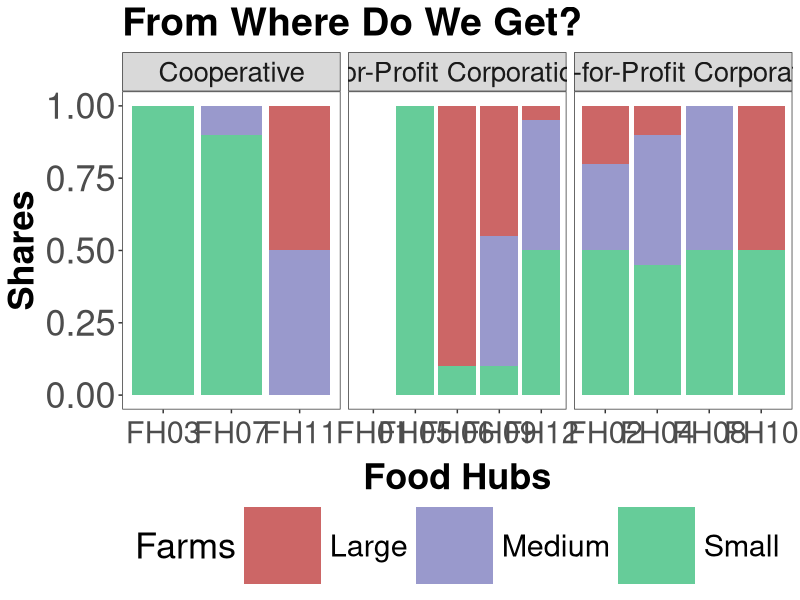
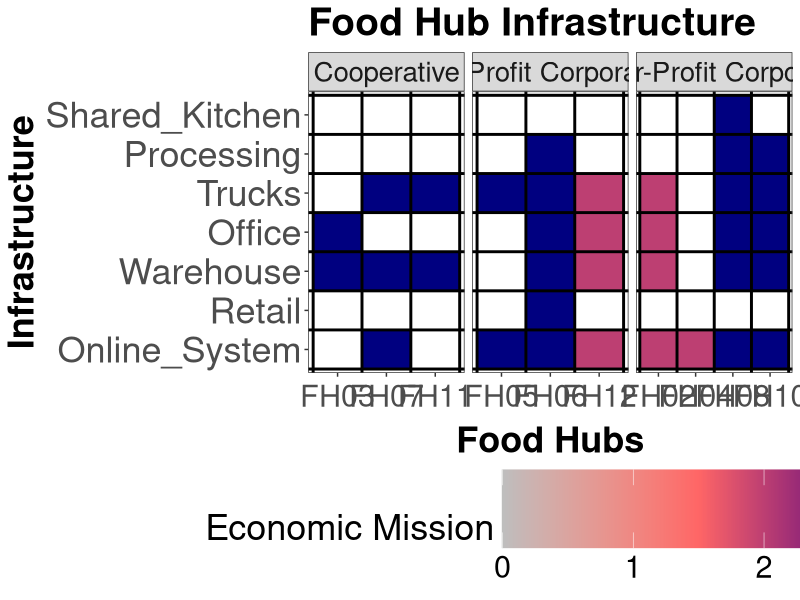
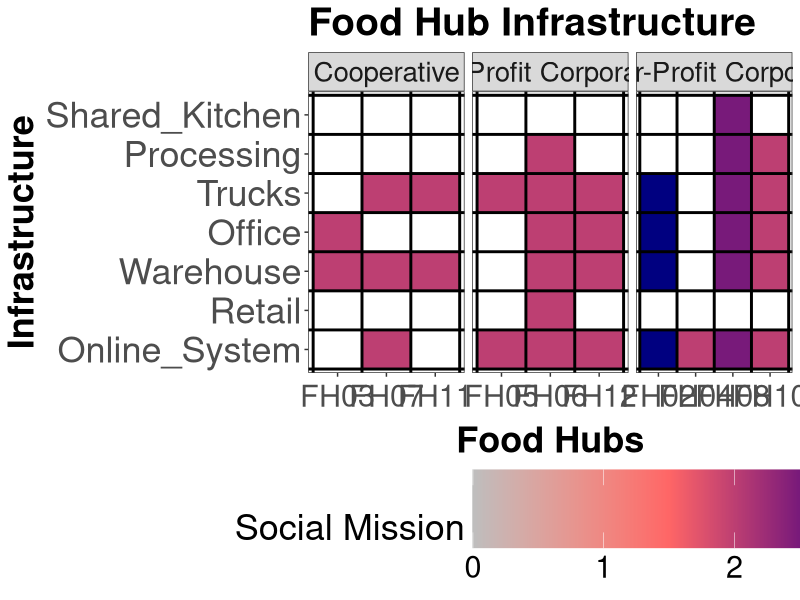
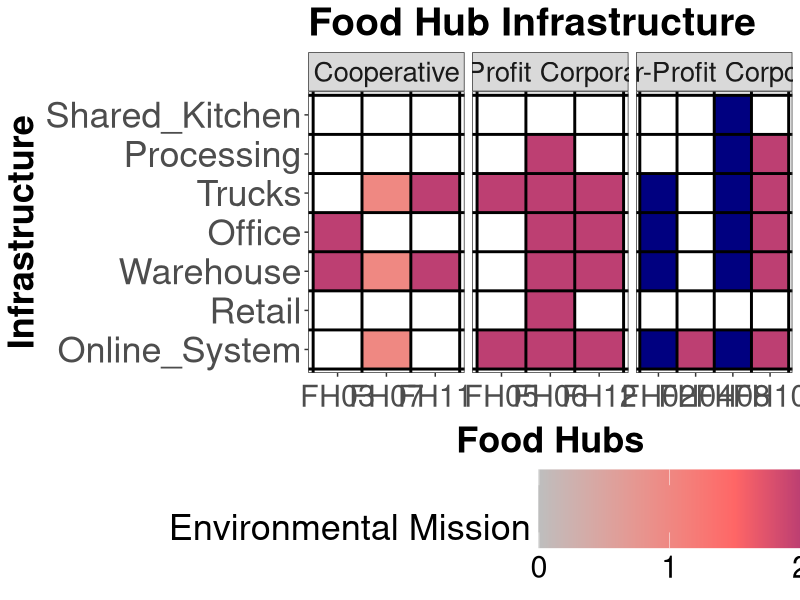
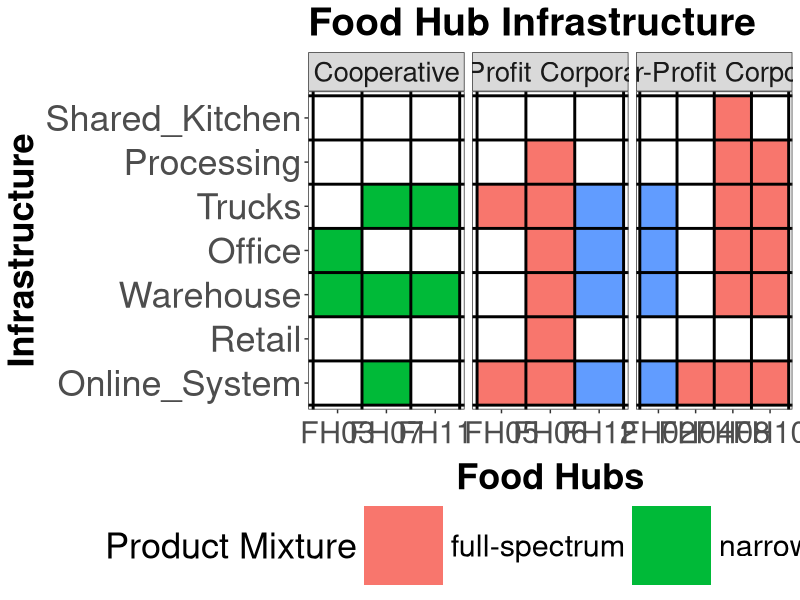
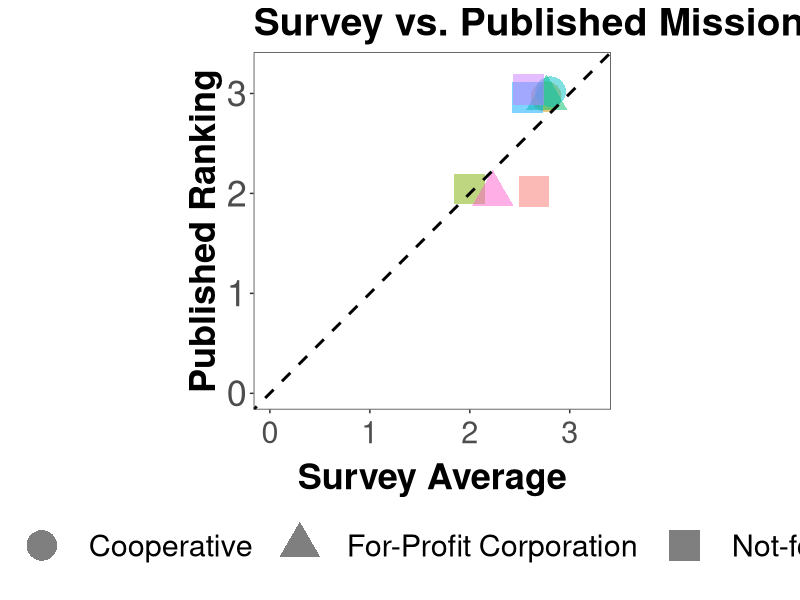
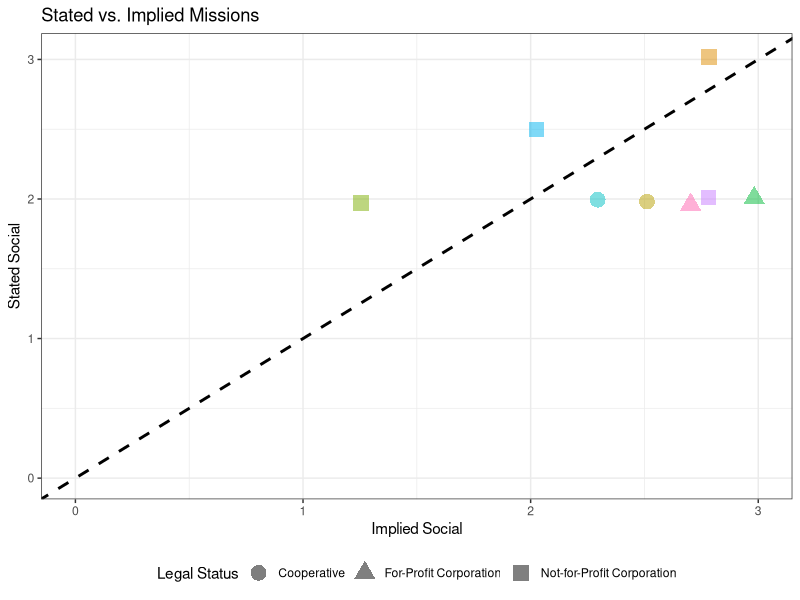

Reproduce these figures in R, in order. (Note: this script raises an error after producing the figures.)
#This pulls in the Analysis data and creates visualization with the larger sample size
#Created: October 15, 2022


rm(list=ls())

suppressPackageStartupMessages(library(tidyverse))
library(readxl)
library(reshape2)


#Read in Data####

  
core<-read_excel("./Data/export.xlsx", sheet = "export")

core<-core %>%
  mutate(Economic = as.numeric(Economic),
         Social = as.numeric(Social),
         Environmental = as.numeric(Environmental),
         Aver_Dist_M = as.numeric(Aver_Dist_M),
         BOD = as.numeric(BOD),
         Pres_CEO = as.numeric(Pres_CEO),
         Manager = as.numeric(Manager),
         Staff = as.numeric(Staff),
         leg=case_when(LegStat == "coop" ~ "Cooperative",
                       LegStat == "corp" ~ "For-Profit Corporation",
                       LegStat == "nonprofit" ~ "Not-for-Profit Corporation"))
legal<-core %>%
  select(HubID, leg)
pmix<-core %>%
  select(HubID, Product_Mix)

st_miss <- core %>%
  select(HubID, starts_with("Stated"))


#Organizational Status

org.1<-ggplot(data=legal, aes(x=leg))+
  geom_bar(stat="count", fill=c("#CC6666", "#9999CC", "#66CC99")) +
  scale_fill_brewer()+
  labs(title = "Hub Legal Structures", x="Legal Structres", y="Number of Food Hubs")+
  theme_bw()+theme(axis.text.x=element_text(size=22, angle=0, vjust=0.3),
                   axis.title.x=element_text(size = 26, face = "bold", vjust=-0.75),
                   axis.title.y=element_text(size = 26, face = "bold"),
                   axis.text.y=element_text(size=22),
                   plot.title=element_text(size=28, face="bold"),
                   strip.text.x = element_text(size = 20))

core.org<-core %>%
  select(HubID, BOD:Staff) %>%
  replace(is.na(.), 0) %>%
  data.matrix() 
rownames(core.org)<-core$HubID
core.org<-core.org[,-1]
core.org<-melt(core.org)

core.org2<-core.org %>%
  rename("HubID" = "Var1") %>%
  inner_join(y=legal, by="HubID") %>%
  inner_join(y=pmix, by="HubID") %>%
  inner_join(y=st_miss, by="HubID")

org.2<-ggplot(core.org2, aes(x = HubID, y = Var2)) + 
  geom_raster(aes(fill=value)) + 
  geom_hline(yintercept = c(0.5, 1.5, 2.5, 3.5, 4.5), size = 1)+
  geom_vline(xintercept = c(0.5, 1.5, 2.5, 3.5, 4.5, 5.5, 6.5, 7.5, 8.5), size = 1)+
  facet_wrap(~ leg, scale="free_x")+
  scale_fill_gradientn(colors=c("White","#9999FF"),
                       limits = c(0, 1),
                       breaks = c(0,1), labels=format(c(0,1)),
                       name = "Social Mission")+
  labs(x="Food Hubs", y="Decision Makers", title="Food Hub Decision Makers")+
  theme_bw()+theme(axis.text.x=element_text(size=22, angle=0, vjust=0.3),
                   axis.title.x=element_text(size = 26, face = "bold", vjust=-0.75),
                   axis.title.y=element_text(size = 26, face = "bold"),
                   axis.text.y=element_text(size=26),
                   plot.title=element_text(size=28, face="bold"),
                   axis.line = element_blank(),
                   panel.grid = element_blank(),
                   legend.position = "bottom",
                   legend.key.size = unit(2, 'cm'),
                   legend.title = element_text(size=26),
                   legend.text = element_text(size=22),
                   strip.text.x = element_text(size = 20))

org.3<-ggplot(data=filter(core.org2, value!=0), aes(x = HubID, y = Var2)) + 
              geom_raster(aes(fill=Product_Mix)) + 
              geom_hline(yintercept = c(0.5, 1.5, 2.5, 3.5, 4.5), size = 1)+
              geom_vline(xintercept = c(0.5, 1.5, 2.5, 3.5, 4.5, 5.5, 6.5, 7.5, 8.5), size = 1)+
              facet_wrap(~ leg, scale="free_x")+
              labs(x="Food Hubs", y="Decision Makers", title="Food Hub Decision Makers",
                   fill = "Product Mixture")+
              theme_bw()+theme(axis.text.x=element_text(size=22, angle=0, vjust=0.3),
                               axis.title.x=element_text(size = 26, face = "bold", vjust=-0.75),
                               axis.title.y=element_text(size = 26, face = "bold"),
                               axis.text.y=element_text(size=26),
                               plot.title=element_text(size=28, face="bold"),
                               axis.line = element_blank(),
                               panel.grid = element_blank(),
                               legend.position = "bottom",
                               legend.key.size = unit(2, 'cm'),
                               legend.title = element_text(size=26),
                               legend.text = element_text(size=22),
                               strip.text.x = element_text(size = 20))

org.4<-ggplot(data=filter(core.org2, value!=0), aes(x = HubID, y = Var2)) + 
        geom_raster(aes(fill=Stated_Environment)) + 
        geom_hline(yintercept = c(0.5, 1.5, 2.5, 3.5, 4.5), size = 1)+
        geom_vline(xintercept = c(0.5, 1.5, 2.5, 3.5, 4.5, 5.5, 6.5, 7.5, 8.5), size = 1)+
        facet_wrap(~ leg, scale="free_x")+
        labs(x="Food Hubs", y="Decision Makers", title="Food Hub Decision Makers",
             fill = "Importance of Environmental Mission")+
        theme_bw()+theme(axis.text.x=element_text(size=22, angle=0, vjust=0.3),
                         axis.title.x=element_text(size = 26, face = "bold", vjust=-0.75),
                         axis.title.y=element_text(size = 26, face = "bold"),
                         axis.text.y=element_text(size=26),
                         plot.title=element_text(size=28, face="bold"),
                         axis.line = element_blank(),
                         panel.grid = element_blank(),
                         legend.position = "bottom",
                         legend.key.size = unit(2, 'cm'),
                         legend.title = element_text(size=26),
                         legend.text = element_text(size=22),
                         strip.text.x = element_text(size = 20))


#Type of Food Hubs
core.1<-core %>%
  select(HubID, Online_System:Retail, Warehouse:Shared_Kitchen) %>%
  data.matrix()
rownames(core.1)<-core$HubID
core.1<-core.1[,-1]

core.2<-melt(core.1)

core.2<-core.2 %>%
  rename("HubID" = "Var1") %>%
  inner_join(y=legal, by="HubID") %>%
  inner_join(y=pmix, by="HubID") %>%
  inner_join(y=st_miss, by="HubID")




infra.1<-ggplot(filter(core.2, value!=0), aes(x = HubID, y = Var2)) + 
  geom_raster(aes(fill=Stated_Economic)) + 
  scale_fill_gradientn(colors=c("gray", "#FF6666",  "navyblue"),
                       limits = c(0, 3),
                       breaks = c(0,1,2,3), labels=format(c(0,1,2,3)),
                       name = "Economic Mission")+
  geom_hline(yintercept = c(0.5, 1.5, 2.5, 3.5, 4.5, 5.5, 6.5, 7.5), size = 1)+
  geom_vline(xintercept = c(0.5, 1.5, 2.5, 3.5, 4.5, 5.5, 6.5, 7.5, 8.5), size = 1)+
  facet_wrap(~ leg, scale="free_x")+
  labs(x="Food Hubs", y="Infrastructure", title="Food Hub Infrastructure")+
  theme_bw()+theme(axis.text.x=element_text(size=22, angle=0, vjust=0.3),
                   axis.title.x=element_text(size = 26, face = "bold", vjust=-0.75),
                   axis.title.y=element_text(size = 26, face = "bold"),
                   axis.text.y=element_text(size=26),
                   plot.title=element_text(size=28, face="bold"),
                   axis.line = element_blank(),
                   panel.grid = element_blank(),
                   legend.position = "bottom",
                   legend.key.size = unit(2, 'cm'),
                   legend.title = element_text(size=26),
                   legend.text = element_text(size=22),
                   strip.text.x = element_text(size = 20))


infra.2<-ggplot(filter(core.2, value!=0), aes(x = HubID, y = Var2)) + 
                geom_raster(aes(fill=Stated_Social)) + 
                scale_fill_gradientn(colors=c("gray", "#FF6666",  "navyblue"),
                                     limits = c(0, 3),
                                     breaks = c(0,1,2,3), labels=format(c(0,1,2,3)),
                                     name = "Social Mission")+
                geom_hline(yintercept = c(0.5, 1.5, 2.5, 3.5, 4.5, 5.5, 6.5, 7.5), size = 1)+
                geom_vline(xintercept = c(0.5, 1.5, 2.5, 3.5, 4.5, 5.5, 6.5, 7.5, 8.5), size = 1)+
                facet_wrap(~ leg, scale="free_x")+
                labs(x="Food Hubs", y="Infrastructure", title="Food Hub Infrastructure")+
                theme_bw()+theme(axis.text.x=element_text(size=22, angle=0, vjust=0.3),
                   axis.title.x=element_text(size = 26, face = "bold", vjust=-0.75),
                   axis.title.y=element_text(size = 26, face = "bold"),
                   axis.text.y=element_text(size=26),
                   plot.title=element_text(size=28, face="bold"),
                   axis.line = element_blank(),
                   panel.grid = element_blank(),
                   legend.position = "bottom",
                   legend.key.size = unit(2, 'cm'),
                   legend.title = element_text(size=26),
                   legend.text = element_text(size=22),
                   strip.text.x = element_text(size = 20))


infra.3<-ggplot(filter(core.2, value!=0), aes(x = HubID, y = Var2)) + 
                geom_raster(aes(fill=Stated_Environment)) + 
                scale_fill_gradientn(colors=c("gray", "#FF6666",  "navyblue"),
                                     limits = c(0, 3),
                                     breaks = c(0,1,2,3), labels=format(c(0,1,2,3)),
                                     name = "Environmental Mission")+
                geom_hline(yintercept = c(0.5, 1.5, 2.5, 3.5, 4.5, 5.5, 6.5, 7.5), size = 1)+
                geom_vline(xintercept = c(0.5, 1.5, 2.5, 3.5, 4.5, 5.5, 6.5, 7.5, 8.5), size = 1)+
                facet_wrap(~ leg, scale="free_x", )+
                labs(x="Food Hubs", y="Infrastructure", title="Food Hub Infrastructure")+
                theme_bw()+theme(axis.text.x=element_text(size=22, angle=0, vjust=0.3),
                                 axis.title.x=element_text(size = 26, face = "bold", vjust=-0.75),
                                 axis.title.y=element_text(size = 26, face = "bold"),
                                 axis.text.y=element_text(size=26),
                                 plot.title=element_text(size=28, face="bold"),
                                 axis.line = element_blank(),
                                 panel.grid = element_blank(),
                                 legend.position = "bottom",
                                 legend.key.size = unit(2, 'cm'),
                                 legend.title = element_text(size=26),
                                 legend.text = element_text(size=22),
                                 strip.text.x = element_text(size = 20))

infra.4<-ggplot(filter(core.2, value!=0), aes(x = HubID, y = Var2)) + 
                geom_raster(aes(fill=Product_Mix)) + 
                geom_hline(yintercept = c(0.5, 1.5, 2.5, 3.5, 4.5, 5.5, 6.5, 7.5), size = 1)+
                geom_vline(xintercept = c(0.5, 1.5, 2.5, 3.5, 4.5, 5.5, 6.5, 7.5, 8.5), size = 1)+
                facet_wrap(~ leg, scale="free_x")+
                labs(x="Food Hubs", y="Infrastructure", title="Food Hub Infrastructure",
                     fill="Product Mixture")+
                theme_bw()+theme(axis.text.x=element_text(size=22, angle=0, vjust=0.3),
                                 axis.title.x=element_text(size = 26, face = "bold", vjust=-0.75),
                                 axis.title.y=element_text(size = 26, face = "bold"),
                                 axis.text.y=element_text(size=26),
                                 plot.title=element_text(size=28, face="bold"),
                                 axis.line = element_blank(),
                                 panel.grid = element_blank(),
                                 legend.position = "bottom",
                                 legend.key.size = unit(2, 'cm'),
                                 legend.title = element_text(size=26),
                                 legend.text = element_text(size=22),
                                 strip.text.x = element_text(size = 20))

#Where do you sale and where do you get?

core.3<-core %>%
  select(HubID, Households:Wholesale, Small:Large) %>%
  mutate( Households = Households /100,
          Institutions = Instructions/100,
          Wholesale = Wholesale / 100) %>%
  select(!Instructions) %>%
  pivot_longer(-HubID, names_to = "Case", values_to = "Value") %>%
  inner_join(y=legal, by="HubID") %>%
  inner_join(y=pmix, by="HubID") %>%
  inner_join(y=st_miss, by="HubID")

farms<-ggplot(data= filter(core.3, Case=="Small" | Case=="Medium" | Case=="Large"), aes(x=HubID, y=Value, fill=Case)) +
          geom_bar(position="stack", stat="identity") +
          facet_wrap(~ leg, scale="free_x") +
          scale_fill_manual(values=c("#CC6666", "#9999CC", "#66CC99"))+
          labs(x="Food Hubs", y="Shares", title="From Where Do We Get?",
               fill="Farms")+
          theme_bw()+theme(axis.text.x=element_text(size=22, angle=0, vjust=0.3),
                           axis.title.x=element_text(size = 26, face = "bold", vjust=-0.75),
                           axis.title.y=element_text(size = 26, face = "bold"),
                           axis.text.y=element_text(size=26),
                           plot.title=element_text(size=28, face="bold"),
                           axis.line = element_blank(),
                           panel.grid = element_blank(),
                           legend.position = "bottom",
                           legend.key.size = unit(2, 'cm'),
                           legend.title = element_text(size=26),
                           legend.text = element_text(size=22),
                           strip.text.x = element_text(size = 20))

sales.1<- ggplot(data = filter(core.3, Case!="Small" & Case!="Medium" & Case!="Large"), aes(x=HubID, y=Value, fill=Case)) +
                geom_bar(position="stack", stat="identity") +
                facet_wrap(~ leg, scale="free_x") +
                scale_fill_manual(values=c("#CC6666", "#9999CC", "#66CC99"))+
                labs(x="Food Hubs", y="Sale Share", title="To Whom Do We Sell?",
                     fill="Sales Point")+
                theme_bw()+theme(axis.text.x=element_text(size=22, angle=0, vjust=0.3),
                                 axis.title.x=element_text(size = 26, face = "bold", vjust=-0.75),
                                 axis.title.y=element_text(size = 26, face = "bold"),
                                 axis.text.y=element_text(size=26),
                                 plot.title=element_text(size=28, face="bold"),
                                 axis.line = element_blank(),
                                 panel.grid = element_blank(),
                                 legend.position = "bottom",
                                 legend.key.size = unit(2, 'cm'),
                                 legend.title = element_text(size=26),
                                 legend.text = element_text(size=22),
                                 strip.text.x = element_text(size = 20))

#Mission Comparisons

core.4<-core%>%
  select(HubID, Economic:Stated_Economic)%>%
  inner_join(y=legal, by="HubID") %>%
  inner_join(y=pmix, by="HubID") %>%
  filter(!is.na(Economic))


mission.1<-ggplot(data=core.4)+
  geom_point(aes(x=Economic, y=Stated_Economic, shape = leg, color = HubID), size = 10,
             position = position_jitter(h=0.05, w=0.05), alpha = .5)+
  xlim(0,3.25) +
  ylim(0,3.25) +
  geom_abline(intercept = 0, slope = 1,
              linetype="dashed", size = 1) +
  scale_colour_discrete(guide = "none") +
  labs(title="Survey vs. Published Mission Focus", x="Survey Average", y="Published Ranking",
       shape="Legal Status")+
  theme_bw()+theme(axis.text.x=element_text(size=22, angle=0, vjust=0.3),
                   axis.title.x=element_text(size = 26, face = "bold", vjust=-0.75),
                   axis.title.y=element_text(size = 26, face = "bold"),
                   axis.text.y=element_text(size=26),
                   plot.title=element_text(size=28, face="bold"),
                   axis.line = element_blank(),
                   panel.grid = element_blank(),
                   legend.position = "bottom",
                   legend.key.size = unit(2, 'cm'),
                   legend.title = element_text(size=26),
                   legend.text = element_text(size=22),
                   strip.text.x = element_text(size = 20),
                   aspect.ratio = 1)


mission.2<-ggplot(data=core)+
  geom_point(aes(x=Social, y=Stated_Social, shape=leg, color=HubID), size=5,
             position = position_jitter(h=0.05, w=0.05), alpha = 0.5)+
  expand_limits(x=c(0,3), y=c(0,3))+
  geom_abline(intercept = 0, slope = 1,
              linetype="dashed", size = 1) +
  scale_colour_discrete(guide = "none") +
  labs(title="Stated vs. Implied Missions", x="Implied Social", y="Stated Social",
       shape="Legal Status")+
  theme_bw()+theme(axis.line = element_blank(),
                   legend.position = "bottom")

mission.3<-ggplot(data=core)+
  geom_point(aes(x = Enviro, y = Stated_Environment, shape = leg, color = HubID), size = 5,
             position = position_jitter(h=0.05, w=0.05), alpha = 0.5)+
  expand_limits(x=c(0,3), y=c(0,3))+
  geom_abline(intercept = 0, slope = 1,
              linetype="dashed", size = 1) +
  scale_colour_discrete(guide = "none") +
  labs(title="Stated vs. Implied Missions", x="Implied Environmental", y="Stated Environmental",
       shape="Legal Status")+
  theme_bw()+theme(axis.line = element_blank(),
                   legend.position = "bottom")